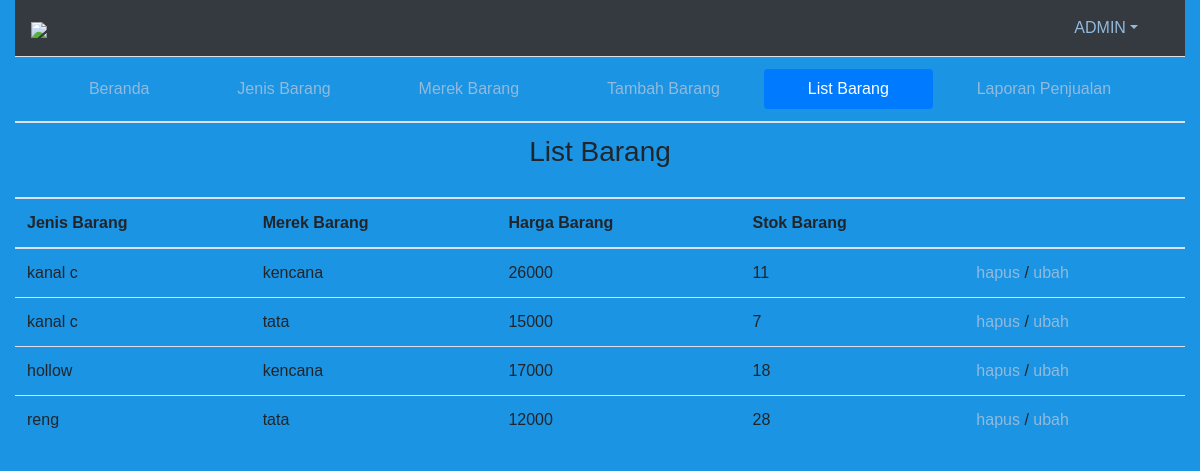
The page /tatamaster/admin/listbrg.php on the database its author committed.
### tables this page shows
CREATE TABLE `barang` (
  `id_brg` int(11) NOT NULL,
  `id_jns` int(11) NOT NULL,
  `id_mrk` int(11) NOT NULL,
  `harga_brg` int(11) NOT NULL,
  `stok_brg` int(11) NOT NULL,
  `deskrip` varchar(180) NOT NULL,
  `gambar` varchar(255) NOT NULL
);

CREATE TABLE `jenis` (
  `id_jns` int(11) NOT NULL,
  `nama_jns` varchar(130) NOT NULL
);

CREATE TABLE `merek` (
  `id_mrk` int(11) NOT NULL,
  `nama_mrk` varchar(130) NOT NULL
);

### tatamaster/admin/listbrg.php (the view, shortened to what this page needs)
<!doctype html>
<html lang="en">
  <head>
    <link rel="stylesheet" href="https://maxcdn.bootstrapcdn.com/bootstrap/4.0.0/css/bootstrap.min.css">
	<link rel="stylesheet" type="text/css" href="style.css">
  </head>
  <body>
	<div class="container-fluid">
	<nav class="navbar navbar-dark bg-dark">
	  <a class="navbar-brand" href="index.php">
		<img src="/TataAstana/images/tatarev.png" height=30>
	  </a>
	  <form class="form-inline my-2 my-lg-0">
	  <div class="container">
		<ul class="nav nav-pills">
		  <li class="nav-item dropdown">
			<a class="nav-link dropdown-toggle" data-toggle="dropdown" href="#" role="button" aria-haspopup="true" aria-expanded="false">ADMIN</a>
		  </li>
		</ul>
	  </div>
	  </form>
	</nav>
	</div>
	<div class="container-fluid">
	<form method="POST" action="index.php">
		<table class="table">
			<thead>
				<tr>
					<th colspan="5">
						<div class="container">
							<ul class="nav nav-pills nav-fill">
							  <li class="nav-item">
								<a class="nav-link" href="home.php">Beranda</a>
							  </li>
							  <li class="nav-item">
								<a class="nav-link" href="jnsbrg.php">Jenis Barang</a>
							  </li>
							  <li class="nav-item">
								<a class="nav-link" href="mrkbrg.php">Merek Barang</a>
							  </li>
							  <li class="nav-item">
								<a class="nav-link" href="tmbhbrg.php">Tambah Barang</a>
							  </li>
							  <li class="nav-item">
								<a class="nav-link active" href="listbrg.php">List Barang</a>
							  </li>
							  <li class="nav-item">
								<a class="nav-link" href="#">Laporan Penjualan</a>
							  </li>
							</ul>
						</div>
					  </th>
				</tr>
				<tr>
					<th scope="col" colspan="5"><h3><p class="text-center">List Barang</p></h3></th>
				</tr>
				<tr>
					<th scope="col">Jenis Barang</th>
					<th scope="col">Merek Barang</th>
					<th scope="col">Harga Barang</th>
					<th scope="col">Stok Barang</th>
					<th scope="col"></th>
				</tr>
			</thead>
			<tbody>
			<?php
				$rs=mysqli_query($conn,"select * from barang b, merek m, jenis j where m.id_mrk=b.id_mrk and j.id_jns=b.id_jns");
				while($row=mysqli_fetch_array($rs)){
					echo "<tr>";
						echo "<td>".$row['nama_jns']."</td>";
						echo "<td>".$row['nama_mrk']."</td>";
						echo "<td>".$row['harga_brg']."</td>";
						echo "<td>".$row['stok_brg']."</td>";
						echo "<td><a href='hapus.php?id=".$row['id_brg']."'>hapus</a> /
								  <a href='ubah.php?id=".$row['id_brg']."'>ubah</a>
							  </td>";
					echo "</tr>";
			}?>
			</tbody>
		</table>
	</form>
	</div>
  </body>
</html>

### tatamaster/style.css (style rules this page uses)
html { background-color: #56baed; }
body { font-family: "Poppins", sans-serif; height: 100vh; background-color: #1A94E3; }
a { color: #92badd; display:inline-block; text-decoration: none; font-weight: 400; }

### rows shown on the page
barang: id_jns.nama_jns "kanal c", id_mrk.nama_mrk "kencana", harga_brg "26000", stok_brg "11"
barang: id_jns.nama_jns "kanal c", id_mrk.nama_mrk "tata", harga_brg "15000", stok_brg "7"
barang: id_jns.nama_jns "hollow", id_mrk.nama_mrk "kencana", harga_brg "17000", stok_brg "18"
barang: id_jns.nama_jns "reng", id_mrk.nama_mrk "tata", harga_brg "12000", stok_brg "28"
